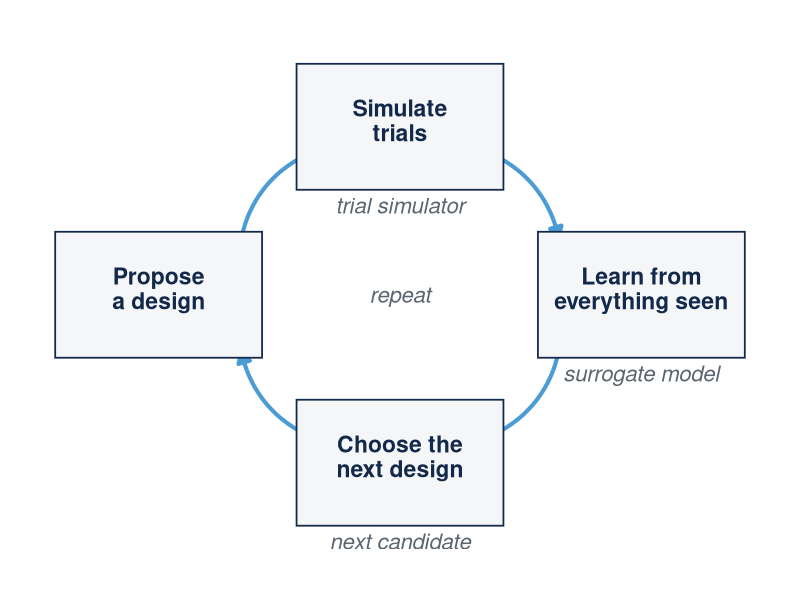

Generate this figure with R:
# Plain-English BATON loop for the main deck (technical loop fig_D lives in backup).
# Four-node cycle, house palette, minimal words.
library(ggplot2)
navy <- "#13294B"; car <- "#4B9CD3"; graph <- "#5B6670"; fog <- "#F4F6F8"

nodes <- data.frame(
  x = c(1.5, 5.0, 8.5, 5.0), y = c(3.0, 4.6, 3.0, 1.4),
  main = c("Propose\na design", "Simulate\ntrials", "Learn from\neverything seen", "Choose the\nnext design"),
  sub  = c("", "trial simulator", "surrogate model", "next candidate"))

arrow_df <- data.frame(
  x    = c(2.7, 6.3, 7.3, 3.7),
  y    = c(3.55, 4.35, 2.45, 1.65),
  xend = c(3.7, 7.3, 6.3, 2.7),
  yend = c(4.35, 3.55, 1.65, 2.45))

p <- ggplot() +
  geom_curve(data = arrow_df, aes(x = x, y = y, xend = xend, yend = yend),
             curvature = -0.25, colour = car, linewidth = 1.4,
             arrow = arrow(length = unit(0.3, "cm"), type = "closed")) +
  geom_tile(data = nodes, aes(x, y), width = 3.0, height = 1.2,
            fill = fog, colour = navy, linewidth = 0.6) +
  geom_text(data = nodes, aes(x, y + 0.06, label = main), size = 5.8,
            fontface = "bold", colour = navy, lineheight = 0.9) +
  geom_text(data = subset(nodes, sub != ""), aes(x, y - 0.75, label = sub),
            size = 5.6, colour = graph, fontface = "italic") +
  annotate("text", x = 5.0, y = 3.0, label = "repeat", size = 5.6,
           colour = graph, fontface = "italic") +
  xlim(-0.2, 10.2) + ylim(0.4, 5.5) + theme_void() +
  theme(plot.margin = margin(4, 4, 4, 4))
ggsave("images/fig_loop_plain.png", p, width = 9.6, height = 4.6, dpi = 300, bg = "white")
cat("loop written\n")
